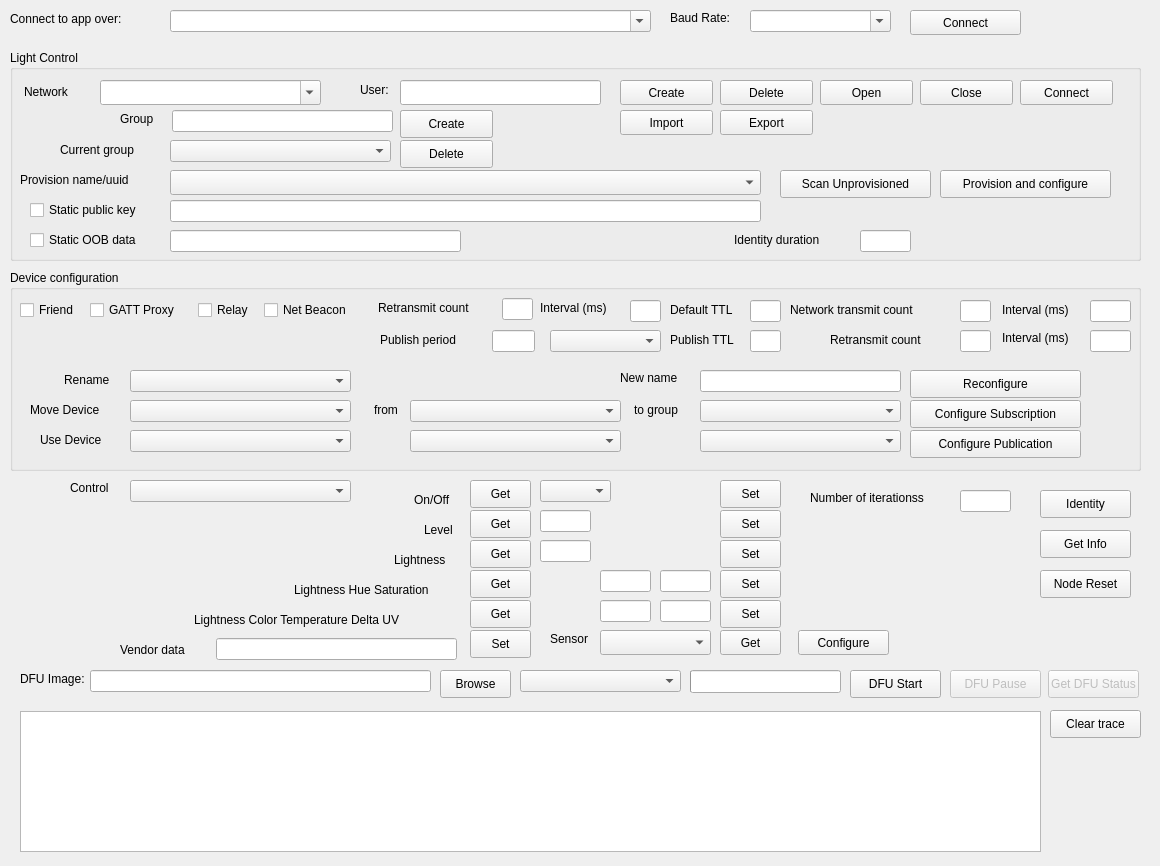
<?xml version="1.0" encoding="UTF-8"?>
<ui version="4.0">
 <class>MainWindow</class>
 <widget class="QMainWindow" name="MainWindow">
  <property name="geometry">
   <rect>
    <x>0</x>
    <y>0</y>
    <width>1160</width>
    <height>866</height>
   </rect>
  </property>
  <property name="windowTitle">
   <string>Mesh Client</string>
  </property>
  <widget class="QWidget" name="centralWidget">
   <widget class="QLabel" name="label_24">
    <property name="geometry">
     <rect>
      <x>70</x>
      <y>480</y>
      <width>51</width>
      <height>16</height>
     </rect>
    </property>
    <property name="text">
     <string>Control</string>
    </property>
   </widget>
   <widget class="QLabel" name="label_30">
    <property name="geometry">
     <rect>
      <x>810</x>
      <y>490</y>
      <width>141</width>
      <height>16</height>
     </rect>
    </property>
    <property name="text">
     <string>Number of iterationss</string>
    </property>
   </widget>
   <widget class="QLabel" name="label_31">
    <property name="geometry">
     <rect>
      <x>120</x>
      <y>640</y>
      <width>91</width>
      <height>20</height>
     </rect>
    </property>
    <property name="text">
     <string>Vendor data</string>
    </property>
   </widget>
   <widget class="QLabel" name="label_32">
    <property name="geometry">
     <rect>
      <x>414</x>
      <y>490</y>
      <width>51</width>
      <height>20</height>
     </rect>
    </property>
    <property name="text">
     <string>On/Off</string>
    </property>
   </widget>
   <widget class="QGroupBox" name="groupBox_3">
    <property name="geometry">
     <rect>
      <x>10</x>
      <y>270</y>
      <width>1131</width>
      <height>201</height>
     </rect>
    </property>
    <property name="title">
     <string>Device configuration</string>
    </property>
    <widget class="QCheckBox" name="chkFriend">
     <property name="geometry">
      <rect>
       <x>10</x>
       <y>30</y>
       <width>71</width>
       <height>20</height>
      </rect>
     </property>
     <property name="text">
      <string>Friend</string>
     </property>
    </widget>
    <widget class="QCheckBox" name="chkGattProxy">
     <property name="geometry">
      <rect>
       <x>80</x>
       <y>30</y>
       <width>101</width>
       <height>20</height>
      </rect>
     </property>
     <property name="text">
      <string>GATT Proxy</string>
     </property>
    </widget>
    <widget class="QCheckBox" name="chkRelay">
     <property name="geometry">
      <rect>
       <x>188</x>
       <y>30</y>
       <width>61</width>
       <height>20</height>
      </rect>
     </property>
     <property name="text">
      <string>Relay</string>
     </property>
    </widget>
    <widget class="QCheckBox" name="chkNetBeacon">
     <property name="geometry">
      <rect>
       <x>254</x>
       <y>30</y>
       <width>101</width>
       <height>20</height>
      </rect>
     </property>
     <property name="text">
      <string>Net Beacon</string>
     </property>
    </widget>
    <widget class="QLabel" name="lbRetran">
     <property name="geometry">
      <rect>
       <x>368</x>
       <y>30</y>
       <width>121</width>
       <height>16</height>
      </rect>
     </property>
     <property name="text">
      <string>Retransmit count</string>
     </property>
    </widget>
    <widget class="QLineEdit" name="edRetran">
     <property name="geometry">
      <rect>
       <x>492</x>
       <y>28</y>
       <width>31</width>
       <height>22</height>
      </rect>
     </property>
    </widget>
    <widget class="QLineEdit" name="edRelayInterval">
     <property name="geometry">
      <rect>
       <x>620</x>
       <y>30</y>
       <width>31</width>
       <height>22</height>
      </rect>
     </property>
    </widget>
    <widget class="QLabel" name="label_39">
     <property name="geometry">
      <rect>
       <x>530</x>
       <y>30</y>
       <width>91</width>
       <height>16</height>
      </rect>
     </property>
     <property name="text">
      <string>Interval (ms)</string>
     </property>
    </widget>
    <widget class="QLineEdit" name="edDefTTL">
     <property name="geometry">
      <rect>
       <x>740</x>
       <y>30</y>
       <width>31</width>
       <height>22</height>
      </rect>
     </property>
    </widget>
    <widget class="QLabel" name="label_40">
     <property name="geometry">
      <rect>
       <x>660</x>
       <y>30</y>
       <width>81</width>
       <height>20</height>
      </rect>
     </property>
     <property name="text">
      <string>Default TTL</string>
     </property>
    </widget>
    <widget class="QLineEdit" name="edNetRetran">
     <property name="geometry">
      <rect>
       <x>950</x>
       <y>30</y>
       <width>31</width>
       <height>22</height>
      </rect>
     </property>
    </widget>
    <widget class="QLabel" name="label_41">
     <property name="geometry">
      <rect>
       <x>370</x>
       <y>60</y>
       <width>101</width>
       <height>20</height>
      </rect>
     </property>
     <property name="text">
      <string>Publish period</string>
     </property>
    </widget>
    <widget class="QLineEdit" name="edPubPeriod">
     <property name="geometry">
      <rect>
       <x>482</x>
       <y>60</y>
       <width>43</width>
       <height>22</height>
      </rect>
     </property>
    </widget>
    <widget class="QLabel" name="label_42">
     <property name="geometry">
      <rect>
       <x>660</x>
       <y>60</y>
       <width>91</width>
       <height>20</height>
      </rect>
     </property>
     <property name="text">
      <string>Publish TTL</string>
     </property>
    </widget>
    <widget class="QLineEdit" name="edPubTTL">
     <property name="geometry">
      <rect>
       <x>740</x>
       <y>60</y>
       <width>31</width>
       <height>22</height>
      </rect>
     </property>
    </widget>
    <widget class="QLabel" name="label_43">
     <property name="geometry">
      <rect>
       <x>780</x>
       <y>30</y>
       <width>161</width>
       <height>20</height>
      </rect>
     </property>
     <property name="text">
      <string>Network transmit count</string>
     </property>
    </widget>
    <widget class="QLineEdit" name="edNetInterval">
     <property name="geometry">
      <rect>
       <x>1080</x>
       <y>30</y>
       <width>41</width>
       <height>22</height>
      </rect>
     </property>
    </widget>
    <widget class="QLabel" name="label_44">
     <property name="geometry">
      <rect>
       <x>820</x>
       <y>60</y>
       <width>121</width>
       <height>20</height>
      </rect>
     </property>
     <property name="text">
      <string>Retransmit count</string>
     </property>
    </widget>
    <widget class="QLineEdit" name="edRetranCnt">
     <property name="geometry">
      <rect>
       <x>950</x>
       <y>60</y>
       <width>31</width>
       <height>22</height>
      </rect>
     </property>
    </widget>
    <widget class="QLineEdit" name="edRetranInterval">
     <property name="geometry">
      <rect>
       <x>1080</x>
       <y>60</y>
       <width>41</width>
       <height>22</height>
      </rect>
     </property>
    </widget>
    <widget class="QLabel" name="label_46">
     <property name="geometry">
      <rect>
       <x>992</x>
       <y>60</y>
       <width>91</width>
       <height>16</height>
      </rect>
     </property>
     <property name="text">
      <string>Interval (ms)</string>
     </property>
    </widget>
    <widget class="QLabel" name="label_47">
     <property name="geometry">
      <rect>
       <x>992</x>
       <y>30</y>
       <width>91</width>
       <height>20</height>
      </rect>
     </property>
     <property name="text">
      <string>Interval (ms)</string>
     </property>
    </widget>
    <widget class="QComboBox" name="cbPubModel">
     <property name="geometry">
      <rect>
       <x>540</x>
       <y>60</y>
       <width>111</width>
       <height>22</height>
      </rect>
     </property>
    </widget>
    <widget class="QLabel" name="label_7">
     <property name="geometry">
      <rect>
       <x>30</x>
       <y>160</y>
       <width>81</width>
       <height>20</height>
      </rect>
     </property>
     <property name="text">
      <string>Use Device</string>
     </property>
    </widget>
    <widget class="QLabel" name="label_5">
     <property name="geometry">
      <rect>
       <x>54</x>
       <y>100</y>
       <width>61</width>
       <height>20</height>
      </rect>
     </property>
     <property name="text">
      <string>Rename</string>
     </property>
    </widget>
    <widget class="QLabel" name="label_6">
     <property name="geometry">
      <rect>
       <x>20</x>
       <y>130</y>
       <width>91</width>
       <height>20</height>
      </rect>
     </property>
     <property name="text">
      <string>Move Device</string>
     </property>
    </widget>
    <widget class="QComboBox" name="cbRename">
     <property name="geometry">
      <rect>
       <x>120</x>
       <y>100</y>
       <width>221</width>
       <height>22</height>
      </rect>
     </property>
    </widget>
    <widget class="QComboBox" name="cbFrom">
     <property name="geometry">
      <rect>
       <x>400</x>
       <y>130</y>
       <width>211</width>
       <height>22</height>
      </rect>
     </property>
    </widget>
    <widget class="QComboBox" name="cbDevFrom">
     <property name="geometry">
      <rect>
       <x>400</x>
       <y>160</y>
       <width>211</width>
       <height>22</height>
      </rect>
     </property>
    </widget>
    <widget class="QLabel" name="label_15">
     <property name="geometry">
      <rect>
       <x>364</x>
       <y>130</y>
       <width>41</width>
       <height>20</height>
      </rect>
     </property>
     <property name="text">
      <string>from</string>
     </property>
    </widget>
    <widget class="QComboBox" name="cbMoveDevice">
     <property name="geometry">
      <rect>
       <x>120</x>
       <y>130</y>
       <width>221</width>
       <height>22</height>
      </rect>
     </property>
    </widget>
    <widget class="QComboBox" name="cbUseDevice">
     <property name="geometry">
      <rect>
       <x>120</x>
       <y>160</y>
       <width>221</width>
       <height>22</height>
      </rect>
     </property>
    </widget>
    <widget class="QComboBox" name="cbToGrp">
     <property name="geometry">
      <rect>
       <x>690</x>
       <y>130</y>
       <width>201</width>
       <height>22</height>
      </rect>
     </property>
    </widget>
    <widget class="QLabel" name="label_48">
     <property name="geometry">
      <rect>
       <x>624</x>
       <y>130</y>
       <width>61</width>
       <height>20</height>
      </rect>
     </property>
     <property name="text">
      <string>to group</string>
     </property>
    </widget>
    <widget class="QLabel" name="label_45">
     <property name="geometry">
      <rect>
       <x>610</x>
       <y>100</y>
       <width>71</width>
       <height>16</height>
      </rect>
     </property>
     <property name="text">
      <string>New name</string>
     </property>
    </widget>
    <widget class="QLineEdit" name="edNewName">
     <property name="geometry">
      <rect>
       <x>690</x>
       <y>100</y>
       <width>201</width>
       <height>22</height>
      </rect>
     </property>
    </widget>
    <widget class="QPushButton" name="btnReConfig">
     <property name="geometry">
      <rect>
       <x>900</x>
       <y>100</y>
       <width>171</width>
       <height>28</height>
      </rect>
     </property>
     <property name="text">
      <string>Reconfigure</string>
     </property>
    </widget>
    <widget class="QComboBox" name="cbToGrp2">
     <property name="geometry">
      <rect>
       <x>690</x>
       <y>160</y>
       <width>201</width>
       <height>22</height>
      </rect>
     </property>
    </widget>
    <widget class="QPushButton" name="btnConfigSub">
     <property name="geometry">
      <rect>
       <x>900</x>
       <y>130</y>
       <width>171</width>
       <height>28</height>
      </rect>
     </property>
     <property name="text">
      <string>Configure Subscription</string>
     </property>
    </widget>
    <widget class="QPushButton" name="btnConfigPub">
     <property name="geometry">
      <rect>
       <x>900</x>
       <y>160</y>
       <width>171</width>
       <height>28</height>
      </rect>
     </property>
     <property name="text">
      <string>Configure Publication</string>
     </property>
    </widget>
   </widget>
   <widget class="QComboBox" name="cbControl">
    <property name="geometry">
     <rect>
      <x>130</x>
      <y>480</y>
      <width>221</width>
      <height>22</height>
     </rect>
    </property>
   </widget>
   <widget class="QComboBox" name="cbOnOff">
    <property name="geometry">
     <rect>
      <x>540</x>
      <y>480</y>
      <width>71</width>
      <height>22</height>
     </rect>
    </property>
   </widget>
   <widget class="QPushButton" name="btnGetOnOff">
    <property name="geometry">
     <rect>
      <x>470</x>
      <y>480</y>
      <width>61</width>
      <height>28</height>
     </rect>
    </property>
    <property name="text">
     <string>Get</string>
    </property>
   </widget>
   <widget class="QPushButton" name="btnGetLevel">
    <property name="geometry">
     <rect>
      <x>470</x>
      <y>510</y>
      <width>61</width>
      <height>28</height>
     </rect>
    </property>
    <property name="text">
     <string>Get</string>
    </property>
   </widget>
   <widget class="QLabel" name="label_49">
    <property name="geometry">
     <rect>
      <x>424</x>
      <y>520</y>
      <width>41</width>
      <height>20</height>
     </rect>
    </property>
    <property name="text">
     <string>Level</string>
    </property>
   </widget>
   <widget class="QLabel" name="label_50">
    <property name="geometry">
     <rect>
      <x>394</x>
      <y>550</y>
      <width>71</width>
      <height>20</height>
     </rect>
    </property>
    <property name="text">
     <string>Lightness</string>
    </property>
   </widget>
   <widget class="QPushButton" name="btnGetLight">
    <property name="geometry">
     <rect>
      <x>470</x>
      <y>540</y>
      <width>61</width>
      <height>28</height>
     </rect>
    </property>
    <property name="text">
     <string>Get</string>
    </property>
   </widget>
   <widget class="QPushButton" name="btnGetHue">
    <property name="geometry">
     <rect>
      <x>470</x>
      <y>570</y>
      <width>61</width>
      <height>28</height>
     </rect>
    </property>
    <property name="text">
     <string>Get</string>
    </property>
   </widget>
   <widget class="QPushButton" name="btnGetColor">
    <property name="geometry">
     <rect>
      <x>470</x>
      <y>600</y>
      <width>61</width>
      <height>28</height>
     </rect>
    </property>
    <property name="text">
     <string>Get</string>
    </property>
   </widget>
   <widget class="QLabel" name="label_51">
    <property name="geometry">
     <rect>
      <x>194</x>
      <y>610</y>
      <width>271</width>
      <height>20</height>
     </rect>
    </property>
    <property name="text">
     <string>Lightness Color Temperature Delta UV</string>
    </property>
   </widget>
   <widget class="QLabel" name="label_52">
    <property name="geometry">
     <rect>
      <x>294</x>
      <y>580</y>
      <width>171</width>
      <height>20</height>
     </rect>
    </property>
    <property name="text">
     <string>Lightness Hue Saturation</string>
    </property>
   </widget>
   <widget class="QPushButton" name="btnSetColor">
    <property name="geometry">
     <rect>
      <x>720</x>
      <y>600</y>
      <width>61</width>
      <height>28</height>
     </rect>
    </property>
    <property name="text">
     <string>Set</string>
    </property>
   </widget>
   <widget class="QPushButton" name="btnSetLevel">
    <property name="geometry">
     <rect>
      <x>720</x>
      <y>510</y>
      <width>61</width>
      <height>28</height>
     </rect>
    </property>
    <property name="text">
     <string>Set</string>
    </property>
   </widget>
   <widget class="QPushButton" name="btnSetLight">
    <property name="geometry">
     <rect>
      <x>720</x>
      <y>540</y>
      <width>61</width>
      <height>28</height>
     </rect>
    </property>
    <property name="text">
     <string>Set</string>
    </property>
   </widget>
   <widget class="QPushButton" name="btnSetOnOff">
    <property name="geometry">
     <rect>
      <x>720</x>
      <y>480</y>
      <width>61</width>
      <height>28</height>
     </rect>
    </property>
    <property name="text">
     <string>Set</string>
    </property>
   </widget>
   <widget class="QPushButton" name="btnSetHue">
    <property name="geometry">
     <rect>
      <x>720</x>
      <y>570</y>
      <width>61</width>
      <height>28</height>
     </rect>
    </property>
    <property name="text">
     <string>Set</string>
    </property>
   </widget>
   <widget class="QLineEdit" name="edLevel">
    <property name="geometry">
     <rect>
      <x>540</x>
      <y>510</y>
      <width>51</width>
      <height>22</height>
     </rect>
    </property>
   </widget>
   <widget class="QLineEdit" name="edLight">
    <property name="geometry">
     <rect>
      <x>540</x>
      <y>540</y>
      <width>51</width>
      <height>22</height>
     </rect>
    </property>
   </widget>
   <widget class="QLineEdit" name="edHue1">
    <property name="geometry">
     <rect>
      <x>600</x>
      <y>570</y>
      <width>51</width>
      <height>22</height>
     </rect>
    </property>
   </widget>
   <widget class="QLineEdit" name="edHue2">
    <property name="geometry">
     <rect>
      <x>660</x>
      <y>570</y>
      <width>51</width>
      <height>22</height>
     </rect>
    </property>
   </widget>
   <widget class="QLineEdit" name="edColor1">
    <property name="geometry">
     <rect>
      <x>600</x>
      <y>600</y>
      <width>51</width>
      <height>22</height>
     </rect>
    </property>
   </widget>
   <widget class="QLineEdit" name="edColor2">
    <property name="geometry">
     <rect>
      <x>660</x>
      <y>600</y>
      <width>51</width>
      <height>22</height>
     </rect>
    </property>
   </widget>
   <widget class="QLineEdit" name="edVendorData">
    <property name="geometry">
     <rect>
      <x>216</x>
      <y>638</y>
      <width>241</width>
      <height>22</height>
     </rect>
    </property>
   </widget>
   <widget class="QPushButton" name="btnSetVen">
    <property name="geometry">
     <rect>
      <x>470</x>
      <y>630</y>
      <width>61</width>
      <height>28</height>
     </rect>
    </property>
    <property name="text">
     <string>Set</string>
    </property>
   </widget>
   <widget class="QPushButton" name="btnIdentity">
    <property name="geometry">
     <rect>
      <x>1040</x>
      <y>490</y>
      <width>91</width>
      <height>28</height>
     </rect>
    </property>
    <property name="text">
     <string>Identity</string>
    </property>
   </widget>
   <widget class="QPushButton" name="btnGetInfo">
    <property name="geometry">
     <rect>
      <x>1040</x>
      <y>530</y>
      <width>91</width>
      <height>28</height>
     </rect>
    </property>
    <property name="text">
     <string>Get Info</string>
    </property>
   </widget>
   <widget class="QPushButton" name="btnDfuStartStop">
    <property name="geometry">
     <rect>
      <x>850</x>
      <y>670</y>
      <width>91</width>
      <height>28</height>
     </rect>
    </property>
    <property name="text">
     <string>DFU Start</string>
    </property>
   </widget>
   <widget class="QLineEdit" name="edFileName">
    <property name="geometry">
     <rect>
      <x>90</x>
      <y>670</y>
      <width>341</width>
      <height>22</height>
     </rect>
    </property>
   </widget>
   <widget class="QComboBox" name="cbDfuMethod">
    <property name="geometry">
     <rect>
      <x>520</x>
      <y>670</y>
      <width>161</width>
      <height>22</height>
     </rect>
    </property>
   </widget>
   <widget class="QPushButton" name="btnDfuPauseResume">
    <property name="enabled">
     <bool>false</bool>
    </property>
    <property name="geometry">
     <rect>
      <x>950</x>
      <y>670</y>
      <width>91</width>
      <height>28</height>
     </rect>
    </property>
    <property name="text">
     <string>DFU Pause</string>
    </property>
   </widget>
   <widget class="QListWidget" name="lstTrace">
    <property name="geometry">
     <rect>
      <x>20</x>
      <y>711</y>
      <width>1021</width>
      <height>141</height>
     </rect>
    </property>
   </widget>
   <widget class="QPushButton" name="btn_clear_trace">
    <property name="geometry">
     <rect>
      <x>1050</x>
      <y>710</y>
      <width>91</width>
      <height>28</height>
     </rect>
    </property>
    <property name="text">
     <string>Clear trace</string>
    </property>
   </widget>
   <widget class="QGroupBox" name="groupBox_2">
    <property name="geometry">
     <rect>
      <x>10</x>
      <y>50</y>
      <width>1131</width>
      <height>211</height>
     </rect>
    </property>
    <property name="title">
     <string>Light Control</string>
    </property>
    <widget class="QLabel" name="label_33">
     <property name="geometry">
      <rect>
       <x>110</x>
       <y>61</y>
       <width>41</width>
       <height>16</height>
      </rect>
     </property>
     <property name="text">
      <string>Group</string>
     </property>
    </widget>
    <widget class="QLineEdit" name="edUser">
     <property name="geometry">
      <rect>
       <x>390</x>
       <y>30</y>
       <width>201</width>
       <height>25</height>
      </rect>
     </property>
    </widget>
    <widget class="QLabel" name="label_36">
     <property name="geometry">
      <rect>
       <x>350</x>
       <y>32</y>
       <width>41</width>
       <height>16</height>
      </rect>
     </property>
     <property name="text">
      <string>User:</string>
     </property>
    </widget>
    <widget class="QLabel" name="label_37">
     <property name="geometry">
      <rect>
       <x>10</x>
       <y>120</y>
       <width>141</width>
       <height>20</height>
      </rect>
     </property>
     <property name="text">
      <string>Provision name/uuid</string>
     </property>
    </widget>
    <widget class="QComboBox" name="cbNetwork">
     <property name="geometry">
      <rect>
       <x>90</x>
       <y>30</y>
       <width>221</width>
       <height>25</height>
      </rect>
     </property>
     <property name="editable">
      <bool>true</bool>
     </property>
    </widget>
    <widget class="QLabel" name="label_38">
     <property name="geometry">
      <rect>
       <x>50</x>
       <y>90</y>
       <width>101</width>
       <height>20</height>
      </rect>
     </property>
     <property name="text">
      <string>Current group</string>
     </property>
    </widget>
    <widget class="QLineEdit" name="edGroup">
     <property name="geometry">
      <rect>
       <x>162</x>
       <y>60</y>
       <width>221</width>
       <height>22</height>
      </rect>
     </property>
    </widget>
    <widget class="QComboBox" name="cbCurGrp">
     <property name="geometry">
      <rect>
       <x>160</x>
       <y>90</y>
       <width>221</width>
       <height>22</height>
      </rect>
     </property>
    </widget>
    <widget class="QPushButton" name="pushButton_7">
     <property name="geometry">
      <rect>
       <x>390</x>
       <y>60</y>
       <width>93</width>
       <height>28</height>
      </rect>
     </property>
     <property name="text">
      <string>Create</string>
     </property>
    </widget>
    <widget class="QPushButton" name="btnGrpDel">
     <property name="geometry">
      <rect>
       <x>390</x>
       <y>90</y>
       <width>93</width>
       <height>28</height>
      </rect>
     </property>
     <property name="text">
      <string>Delete</string>
     </property>
    </widget>
    <widget class="QPushButton" name="btnCreateGrp">
     <property name="geometry">
      <rect>
       <x>390</x>
       <y>60</y>
       <width>93</width>
       <height>28</height>
      </rect>
     </property>
     <property name="text">
      <string>Create</string>
     </property>
    </widget>
    <widget class="QPushButton" name="btnCreateNetwork">
     <property name="geometry">
      <rect>
       <x>610</x>
       <y>30</y>
       <width>93</width>
       <height>25</height>
      </rect>
     </property>
     <property name="text">
      <string>Create</string>
     </property>
    </widget>
    <widget class="QPushButton" name="btnDeleteNetwork">
     <property name="geometry">
      <rect>
       <x>710</x>
       <y>30</y>
       <width>93</width>
       <height>25</height>
      </rect>
     </property>
     <property name="text">
      <string>Delete</string>
     </property>
    </widget>
    <widget class="QPushButton" name="btnOpen">
     <property name="geometry">
      <rect>
       <x>810</x>
       <y>30</y>
       <width>93</width>
       <height>25</height>
      </rect>
     </property>
     <property name="text">
      <string>Open</string>
     </property>
    </widget>
    <widget class="QPushButton" name="btnClose">
     <property name="geometry">
      <rect>
       <x>910</x>
       <y>30</y>
       <width>93</width>
       <height>25</height>
      </rect>
     </property>
     <property name="text">
      <string>Close</string>
     </property>
    </widget>
    <widget class="QPushButton" name="btnConnect">
     <property name="geometry">
      <rect>
       <x>1010</x>
       <y>30</y>
       <width>93</width>
       <height>25</height>
      </rect>
     </property>
     <property name="text">
      <string>Connect</string>
     </property>
    </widget>
    <widget class="QPushButton" name="btnProv">
     <property name="geometry">
      <rect>
       <x>930</x>
       <y>120</y>
       <width>171</width>
       <height>28</height>
      </rect>
     </property>
     <property name="text">
      <string>Provision and configure</string>
     </property>
    </widget>
    <widget class="QPushButton" name="btnScan">
     <property name="geometry">
      <rect>
       <x>770</x>
       <y>120</y>
       <width>151</width>
       <height>28</height>
      </rect>
     </property>
     <property name="text">
      <string>Scan Unprovisioned</string>
     </property>
    </widget>
    <widget class="QCheckBox" name="chkPubKey">
     <property name="geometry">
      <rect>
       <x>20</x>
       <y>150</y>
       <width>141</width>
       <height>20</height>
      </rect>
     </property>
     <property name="text">
      <string>Static public key</string>
     </property>
    </widget>
    <widget class="QCheckBox" name="chkOBB">
     <property name="geometry">
      <rect>
       <x>20</x>
       <y>180</y>
       <width>141</width>
       <height>20</height>
      </rect>
     </property>
     <property name="text">
      <string>Static OOB data</string>
     </property>
    </widget>
    <widget class="QLineEdit" name="edPubKey">
     <property name="geometry">
      <rect>
       <x>160</x>
       <y>150</y>
       <width>591</width>
       <height>22</height>
      </rect>
     </property>
    </widget>
    <widget class="QLineEdit" name="edOOBData">
     <property name="geometry">
      <rect>
       <x>160</x>
       <y>180</y>
       <width>291</width>
       <height>22</height>
      </rect>
     </property>
    </widget>
    <widget class="QLabel" name="label_8">
     <property name="geometry">
      <rect>
       <x>724</x>
       <y>180</y>
       <width>121</width>
       <height>20</height>
      </rect>
     </property>
     <property name="text">
      <string>Identity duration</string>
     </property>
    </widget>
    <widget class="QLineEdit" name="edIdDuration">
     <property name="geometry">
      <rect>
       <x>850</x>
       <y>180</y>
       <width>51</width>
       <height>22</height>
      </rect>
     </property>
    </widget>
    <widget class="QLabel" name="label_35">
     <property name="geometry">
      <rect>
       <x>14</x>
       <y>32</y>
       <width>71</width>
       <height>20</height>
      </rect>
     </property>
     <property name="text">
      <string>Network</string>
     </property>
    </widget>
    <widget class="QPushButton" name="btnImport">
     <property name="geometry">
      <rect>
       <x>610</x>
       <y>60</y>
       <width>93</width>
       <height>25</height>
      </rect>
     </property>
     <property name="text">
      <string>Import</string>
     </property>
    </widget>
    <widget class="QPushButton" name="btnExport">
     <property name="geometry">
      <rect>
       <x>710</x>
       <y>60</y>
       <width>93</width>
       <height>25</height>
      </rect>
     </property>
     <property name="text">
      <string>Export</string>
     </property>
    </widget>
    <widget class="QComboBox" name="cbProUUID">
     <property name="geometry">
      <rect>
       <x>160</x>
       <y>120</y>
       <width>591</width>
       <height>25</height>
      </rect>
     </property>
    </widget>
   </widget>
   <widget class="QLineEdit" name="edIterations">
    <property name="geometry">
     <rect>
      <x>960</x>
      <y>490</y>
      <width>51</width>
      <height>22</height>
     </rect>
    </property>
   </widget>
   <widget class="QPushButton" name="btnNodeReset">
    <property name="geometry">
     <rect>
      <x>1040</x>
      <y>570</y>
      <width>91</width>
      <height>28</height>
     </rect>
    </property>
    <property name="text">
     <string>Node Reset</string>
    </property>
   </widget>
   <widget class="QPushButton" name="btnGetDfuStatus">
    <property name="enabled">
     <bool>false</bool>
    </property>
    <property name="geometry">
     <rect>
      <x>1048</x>
      <y>670</y>
      <width>91</width>
      <height>28</height>
     </rect>
    </property>
    <property name="text">
     <string>Get DFU Status</string>
    </property>
   </widget>
   <widget class="QPushButton" name="btnFindDfuFile">
    <property name="geometry">
     <rect>
      <x>440</x>
      <y>670</y>
      <width>71</width>
      <height>28</height>
     </rect>
    </property>
    <property name="text">
     <string>Browse</string>
    </property>
   </widget>
   <widget class="QComboBox" name="cbCommPort">
    <property name="geometry">
     <rect>
      <x>170</x>
      <y>10</y>
      <width>481</width>
      <height>22</height>
     </rect>
    </property>
    <property name="editable">
     <bool>true</bool>
    </property>
   </widget>
   <widget class="QLabel" name="label">
    <property name="geometry">
     <rect>
      <x>670</x>
      <y>10</y>
      <width>71</width>
      <height>16</height>
     </rect>
    </property>
    <property name="text">
     <string>Baud Rate:</string>
    </property>
   </widget>
   <widget class="QComboBox" name="cbBaudRate">
    <property name="geometry">
     <rect>
      <x>750</x>
      <y>10</y>
      <width>141</width>
      <height>22</height>
     </rect>
    </property>
    <property name="editable">
     <bool>true</bool>
    </property>
   </widget>
   <widget class="QPushButton" name="btnConnectComm">
    <property name="geometry">
     <rect>
      <x>910</x>
      <y>10</y>
      <width>111</width>
      <height>25</height>
     </rect>
    </property>
    <property name="text">
     <string>Connect</string>
    </property>
   </widget>
   <widget class="QLabel" name="label_2">
    <property name="geometry">
     <rect>
      <x>10</x>
      <y>10</y>
      <width>151</width>
      <height>17</height>
     </rect>
    </property>
    <property name="text">
     <string>Connect to app over:</string>
    </property>
   </widget>
   <widget class="QProgressBar" name="pbDfu">
    <property name="geometry">
     <rect>
      <x>690</x>
      <y>670</y>
      <width>151</width>
      <height>23</height>
     </rect>
    </property>
    <property name="value">
     <number>0</number>
    </property>
    <property name="textVisible">
     <bool>false</bool>
    </property>
   </widget>
   <widget class="QLabel" name="label_dfu">
    <property name="enabled">
     <bool>true</bool>
    </property>
    <property name="geometry">
     <rect>
      <x>20</x>
      <y>670</y>
      <width>81</width>
      <height>17</height>
     </rect>
    </property>
    <property name="text">
     <string>DFU Image:</string>
    </property>
   </widget>
   <widget class="QComboBox" name="cbSensor">
    <property name="geometry">
     <rect>
      <x>600</x>
      <y>630</y>
      <width>111</width>
      <height>25</height>
     </rect>
    </property>
   </widget>
   <widget class="QLabel" name="label_4">
    <property name="geometry">
     <rect>
      <x>550</x>
      <y>630</y>
      <width>51</width>
      <height>17</height>
     </rect>
    </property>
    <property name="text">
     <string>Sensor</string>
    </property>
   </widget>
   <widget class="QPushButton" name="btnGetSensor">
    <property name="geometry">
     <rect>
      <x>720</x>
      <y>630</y>
      <width>61</width>
      <height>25</height>
     </rect>
    </property>
    <property name="text">
     <string>Get</string>
    </property>
   </widget>
   <widget class="QPushButton" name="btnConfigSensor">
    <property name="geometry">
     <rect>
      <x>798</x>
      <y>630</y>
      <width>91</width>
      <height>25</height>
     </rect>
    </property>
    <property name="text">
     <string>Configure</string>
    </property>
   </widget>
  </widget>
 </widget>
 <layoutdefault spacing="6" margin="11"/>
 <resources/>
 <connections/>
</ui>
